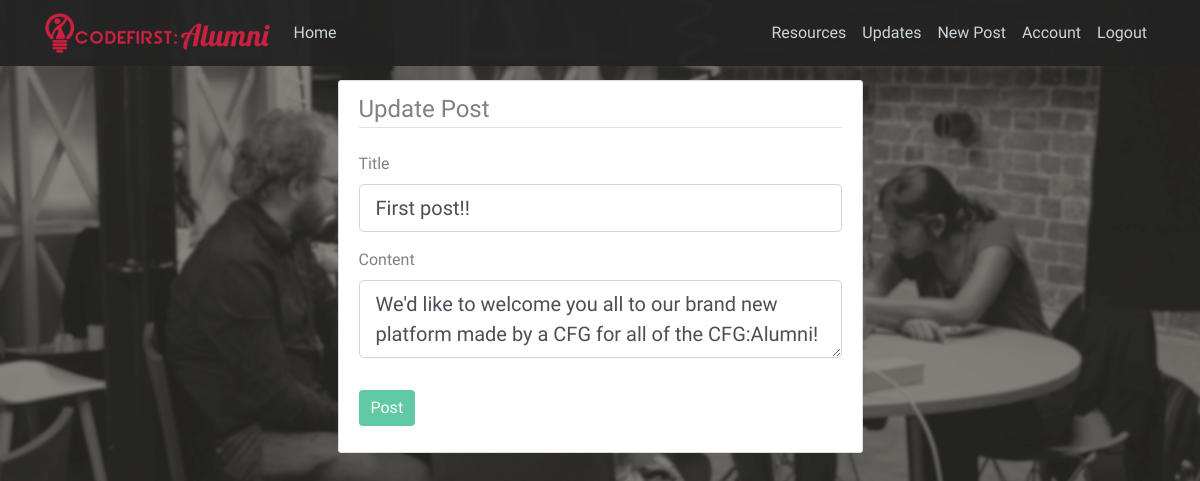
Screenshot of /post/1/update (signed in) with the database file from the repository.
### project/models.py (models this page shows, shortened)
class Post(db.Model):
    id = db.Column(db.Integer, primary_key=True)
    title = db.Column(db.String(100), nullable=False)
    date_posted = db.Column(db.DateTime, nullable=False, default=datetime.utcnow) #coordinated universal time
    content = db.Column(db.Text, nullable=False)
    user_id = db.Column(db.Integer, db.ForeignKey('user.id'), nullable=False)#relationship to our user model

### project/routes.py (the view)
@app.route("/post/<int:post_id>/update", methods=['GET', 'POST'])
@login_required
def update_post(post_id):
    post = Post.query.get_or_404(post_id)
    if post.author != current_user:
        abort(403)
    form = PostForm()
    if form.validate_on_submit():
        post.title = form.title.data
        post.content = form.content.data
        db.session.commit()
        flash('Your post has been updated!', 'success')
        return redirect(url_for('post', post_id=post.id))
    elif request.method == 'GET': #current post data so it can be updated
        form.title.data = post.title
        form.content.data = post.content
    return render_template('create_post.html', title='Update Post',
                           form=form, legend='Update Post')

### project/forms.py
class PostForm(FlaskForm):
    title = StringField('Title', validators=[DataRequired()])
    content = TextAreaField('Content', validators=[DataRequired()])
    submit = SubmitField('Post')

### project/models.py (called while the page is built)
@login_manager.user_loader
def load_user(user_id):
    return User.query.get(int(user_id))

### project/templates/create_post.html (shortened to what this page needs)
{% extends "layout.html" %}
{% block content %}
<section id="create">
<main role="main" class="container">
  <div class="row">
    <div class="col-md-3"></div>
    <div class="col-md-6">
      <div class="content-section">
      <form method="POST" action="">
          <fieldset class="form-group">
              <legend class="border-bottom mb-4">{{ legend }}</legend>
              <div class="form-group">
                  {{ form.title.label(class="form-control-label") }}
                  {% if form.title.errors %}
                      {{ form.title(class="form-control form-control-lg is-invalid") }}
                      <div class="invalid-feedback">
                          {% for error in form.title.errors %}
                              <span>{{ error }}</span>
                          {% endfor %}
                      </div>
                  {% else %}
                      {{ form.title(class="form-control form-control-lg") }}
                  {% endif %}
              </div>
              <div class="form-group">
                  {{ form.content.label(class="form-control-label") }}
                  {% if form.content.errors %}
                      {{ form.content(class="form-control form-control-lg is-invalid") }}
                      <div class="invalid-feedback">
                          {% for error in form.content.errors %}
                              <span>{{ error }}</span>
                          {% endfor %}
                      </div>
                  {% else %}
                      {{ form.content(class="form-control form-control-lg") }}
                  {% endif %}
              </div>
          </fieldset>
          <div class="form-group">
              {{ form.submit(class="btn btn-outline-info") }}
          </div>
      </form>
      </div>
    </div>
  <div class="col-md-3"></div>
</div>
</section>
{% endblock content %}

### project/static/css/main.css (style rules this page uses)
html { font-family: 'Questrial', sans-serif; }
body { background-image:url("static/images/bg-1.jpg"); background-repeat:no-repeat; background-size: cover; height: 100%; color: #818181; margin-top: 5rem; }
.content-section { background: #ffffff; padding: 10px 20px; border: 1px solid #dddddd; border-radius: 3px; margin-bottom: 20px; }

### project/templates/layout.html (style rules this page uses)
body { font-family: 'Questrial', sans-serif; color: #818181; background-image:url("static/images/bg-1.jpg"); background-repeat:no-repeat; background-size: cover; height: 100%; }
.btn, .btn-secondary, .btn-outline-info { background-color: #61c9a4; border: #61c9a4; color: white; }

### rows the page displays
Post: title "First post!!", content "We'd like to welcome you all to our brand new platform made by a CFG for all of the CFG:Alumni!"

### other values shown
{{ legend }} "Update Post"
